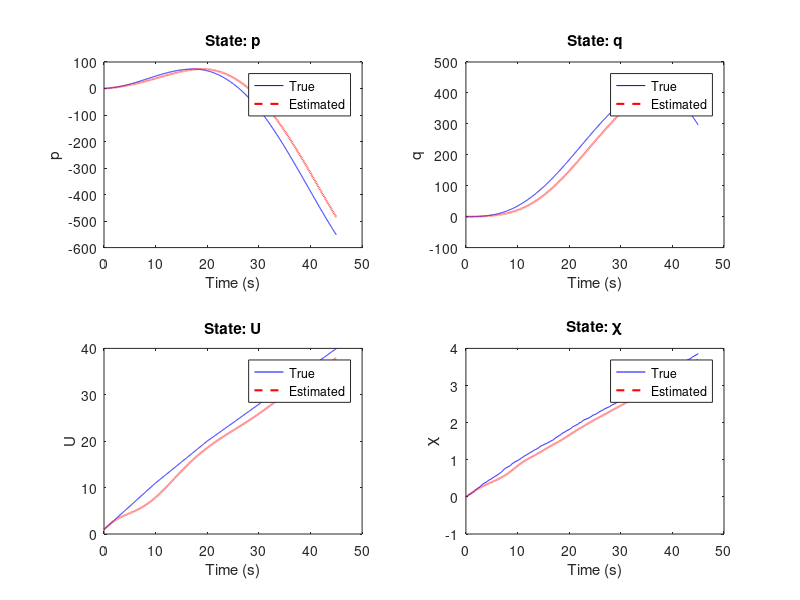
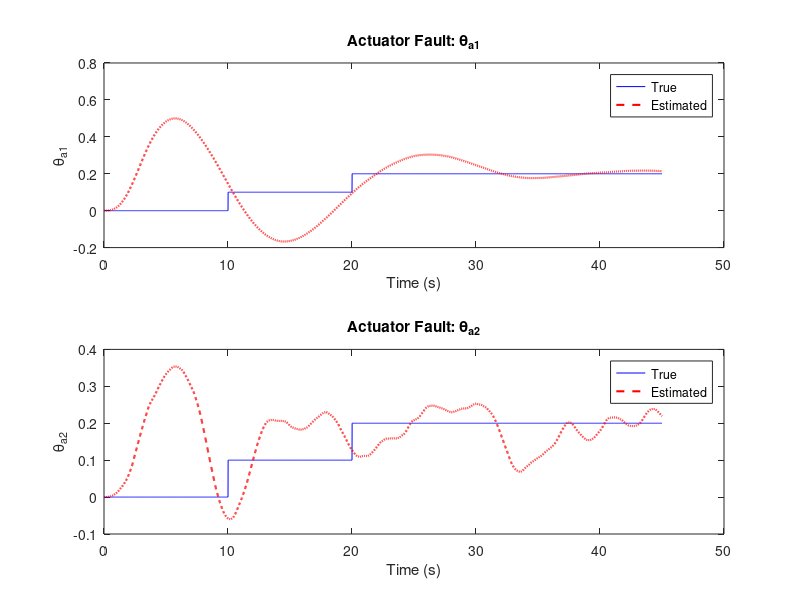
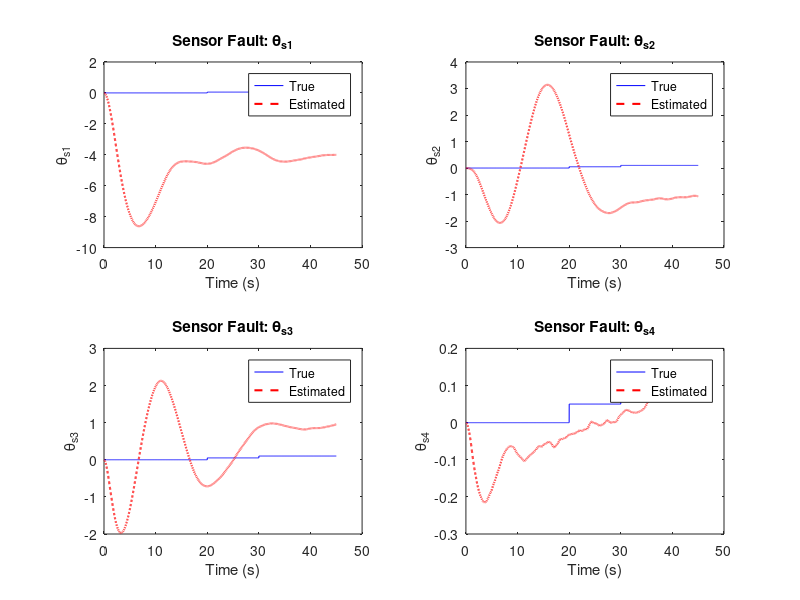

MATLAB code for these plots, in order:
%% Unified Hybrid Fault Diagnosis Simulation for an ASV
% This script simulates the dynamics of a small ASV (the Otter) under sensor and actuator faults.
% It implements a simplified adaptive extended Kalman filter (AEKF) for joint state and fault estimation.
% The simulation parameters, state equations, sensor filter equations, and fault injection times are chosen to
% mimic the example presented in the paper.
%
% References:
% A. Hasan and P.S. Rossi, "A unified sensor and actuator fault diagnosis in digital twins for remote operations,"
% Mechanical Systems and Signal Processing, vol. 222, 2025. :contentReference[oaicite:0]{index=0}

clear; clc; close all;

%% Simulation Parameters
T = 45;              % total simulation time in seconds
dt = 0.01;           % sampling time (s)
N = round(T/dt);     % number of simulation steps
time = (dt:dt:T)';    % time vector

% Filter tuning parameters (example values)
mu = 0.5;            % filtering matrix parameter for sensor filter
nu = 0.5;            % scaling parameter in sensor fault injection
lambda = 0.95;       % forgetting factor for fault adaptation
gamma = 0.01;        % learning rate for fault estimation update

%% True System and Fault Initialization
% True state: x = [p; q; U; chi]
x_true = [0; 0; 1; 0];  % initial state (p=0, q=0, U=1, chi=0)

% Preallocate arrays for storing histories
x_true_hist    = zeros(4, N);
x_est_hist     = zeros(4, N);
fault_est_hist = zeros(6, N);  % fault estimates: [theta_a1; theta_a2; theta_s1; theta_s2; theta_s3; theta_s4]
z_meas_hist    = zeros(4, N);
u_hist         = zeros(2, N);  % control inputs: [a; r]

% Initialize true fault signals (piecewise constant)
% Actuator faults: theta_a1 and theta_a2 (faults reduce effectiveness)
theta_a1_true = zeros(N,1);
theta_a2_true = zeros(N,1);
% Sensor faults: theta_s1, theta_s2, theta_s3, theta_s4 (bias faults)
theta_s1_true = zeros(N,1);
theta_s2_true = zeros(N,1);
theta_s3_true = zeros(N,1);
theta_s4_true = zeros(N,1);

for k = 1:N
    t = (k-1)*dt;
    % Actuator faults: at t >= 10 s, 10% reduction; at t >= 20 s, 20% reduction.
    if t >= 10 && t < 20
        theta_a1_true(k) = 0.1;
        theta_a2_true(k) = 0.1;
    elseif t >= 20
        theta_a1_true(k) = 0.2;
        theta_a2_true(k) = 0.2;
    end
    % Sensor faults: at t >= 20 s, introduce a bias of 0.05; at t >= 30 s, increase bias to 0.1.
    if t >= 20 && t < 30
        theta_s1_true(k) = 0.05;
        theta_s2_true(k) = 0.05;
        theta_s3_true(k) = 0.05;
        theta_s4_true(k) = 0.05;
    elseif t >= 30
        theta_s1_true(k) = 0.1;
        theta_s2_true(k) = 0.1;
        theta_s3_true(k) = 0.1;
        theta_s4_true(k) = 0.1;
    end
end

% Noise covariances
Q_proc = diag([0.01, 0.01, 0.01, 0.01]);  % process noise covariance (state)
R_meas = diag([0.05, 0.05, 0.05, 0.05]);  % measurement noise covariance (sensor)

%% Filter Initialization
% Initial state estimate (assume perfect knowledge initially)
x_est = x_true;
% Initial fault estimates (assume no fault initially)
theta_est = zeros(6,1);   % [theta_a1; theta_a2; theta_s1; theta_s2; theta_s3; theta_s4]
% Initial state covariance
P = eye(4)*0.1;
% Initialize sensor filter output (used to mimic sensor signal processing)
z_est = x_true;  % start with the true state as the initial sensor filter output

% Save initial histories
x_true_hist(:,1)    = x_true;
x_est_hist(:,1)     = x_est;
fault_est_hist(:,1) = theta_est;
z_meas_hist(:,1)    = z_est;

%% Main Simulation Loop
for k = 2:N
    t = (k-1)*dt;
    
    %% Control Inputs
    % For illustration, use constant control inputs:
    a = 1;      % acceleration (m/s^2)
    r = 0.1;    % turning rate (rad/s)
    u = [a; r];
    u_hist(:,k) = u;
    
    %% True System Dynamics
    % Retrieve current actuator fault values
    theta_a1 = theta_a1_true(k-1);
    theta_a2 = theta_a2_true(k-1);
    
    % Generate process noise (sampled from a Gaussian distribution)
    w = sqrt(diag(Q_proc)).*randn(4,1);
    
    % Update state using the nonlinear model:
    % p(k) = p(k-1) + dt * U*cos(chi)
    % q(k) = q(k-1) + dt * U*sin(chi)
    % U(k) = U(k-1) + dt*(1 - theta_a1)*a
    % chi(k) = chi(k-1) + dt*(1 - theta_a2)*r
    p   = x_true(1) + dt*x_true(3)*cos(x_true(4)) + dt*w(1);
    q   = x_true(2) + dt*x_true(3)*sin(x_true(4)) + dt*w(2);
    U_  = x_true(3) + dt*(1 - theta_a1)*a + dt*w(3);
    chi = x_true(4) + dt*(1 - theta_a2)*r + dt*w(4);
    x_true = [p; q; U_; chi];
    x_true_hist(:,k) = x_true;
    
    %% Sensor Measurements via a Filtering Process
    % Retrieve current sensor fault values
    theta_s1 = theta_s1_true(k-1);
    theta_s2 = theta_s2_true(k-1);
    theta_s3 = theta_s3_true(k-1);
    theta_s4 = theta_s4_true(k-1);
    
    % Generate measurement noise
    v = sqrt(diag(R_meas)).*randn(4,1);
    
    % The sensor filter (mimicking the paper’s approach):
    % z(k) = mu*dt*x_true(k-1) + (1 - mu*dt)*z(k-1) + mu*nu*dt*theta_s + mu*dt*v
    z = mu*dt*x_true_hist(1:4,k-1) + (1 - mu*dt)*z_est + mu*nu*dt*[theta_s1; theta_s2; theta_s3; theta_s4] + mu*dt*v;
    z_est = z;  % update sensor filter output
    z_meas_hist(:,k) = z;
    
    %% Adaptive Extended Kalman Filter (AEKF) for State Estimation
    % The state prediction uses the current fault estimates (for actuator faults)
    theta_a_est = theta_est(1:2);
    x_pred = zeros(4,1);
    x_pred(1) = x_est(1) + dt*x_est(3)*cos(x_est(4));
    x_pred(2) = x_est(2) + dt*x_est(3)*sin(x_est(4));
    x_pred(3) = x_est(3) + dt*(1 - theta_a_est(1))*a;
    x_pred(4) = x_est(4) + dt*(1 - theta_a_est(2))*r;
    
    % Compute the Jacobian F = df/dx evaluated at the current estimate
    F = eye(4);
    F(1,3) = dt*cos(x_est(4));
    F(1,4) = -dt*x_est(3)*sin(x_est(4));
    F(2,3) = dt*sin(x_est(4));
    F(2,4) = dt*x_est(3)*cos(x_est(4));
    % F(3,:) and F(4,:) remain as in the linearized update.
    
    % State covariance prediction
    P = F * P * F' + Q_proc;
    
    % Predicted measurement using the sensor filter model
    % h(x, theta_s) = mu*dt*x_pred + (1 - mu*dt)*z_est + mu*nu*dt*theta_s_est
    theta_s_est = theta_est(3:6);
    z_pred = mu*dt*x_pred + (1 - mu*dt)*z_est + mu*nu*dt*theta_s_est;
    
    % Measurement Jacobian (approximate as H = mu*dt*I)
    H = mu*dt*eye(4);
    
    % Innovation (measurement residual)
    y_tilde = z - z_pred;
    
    % Innovation covariance
    S_meas = H * P * H' + R_meas;
    
    % Kalman gain for state update
    K = P * H' / S_meas;
    
    % Update state estimate and covariance
    x_est = x_pred + K * y_tilde;
    P = (eye(4) - K * H) * P;
    
    %% Fault Estimation Update (Dual Estimation)
    % Here we use a simple gradient update for the fault estimates based on the observed residuals.
    % For actuator faults: use the error in the state prediction of U and chi.
    fault_error_a = [ (x_est(3) - x_pred(3)) / (-dt*a);
                      (x_est(4) - x_pred(4)) / (-dt*r) ];
    theta_a_est = theta_a_est + gamma * fault_error_a;
    
    % For sensor faults: update based on the measurement residual
    fault_error_s = y_tilde / (mu*nu*dt);
    theta_s_est = theta_s_est + gamma * fault_error_s;
    
    % Combine fault estimates
    theta_est = [theta_a_est; theta_s_est];
    fault_est_hist(:,k) = theta_est;
    
    % Save updated state estimate
    x_est_hist(:,k) = x_est;
end

%% Plot Results

% Plot true vs. estimated state variables
figure;
subplot(2,2,1);
plot(time, x_true_hist(1,:), 'b', time, x_est_hist(1,:), 'r--', 'LineWidth',1.5);
xlabel('Time (s)'); ylabel('p');
legend('True','Estimated'); title('State: p');

subplot(2,2,2);
plot(time, x_true_hist(2,:), 'b', time, x_est_hist(2,:), 'r--', 'LineWidth',1.5);
xlabel('Time (s)'); ylabel('q');
legend('True','Estimated'); title('State: q');

subplot(2,2,3);
plot(time, x_true_hist(3,:), 'b', time, x_est_hist(3,:), 'r--', 'LineWidth',1.5);
xlabel('Time (s)'); ylabel('U');
legend('True','Estimated'); title('State: U');

subplot(2,2,4);
plot(time, x_true_hist(4,:), 'b', time, x_est_hist(4,:), 'r--', 'LineWidth',1.5);
xlabel('Time (s)'); ylabel('\chi');
legend('True','Estimated'); title('State: \chi');

% Plot actuator fault estimates
figure;
subplot(2,1,1);
plot(time, theta_a1_true, 'b', time, fault_est_hist(1,:), 'r--', 'LineWidth',1.5);
xlabel('Time (s)'); ylabel('\theta_{a1}');
legend('True','Estimated'); title('Actuator Fault: \theta_{a1}');

subplot(2,1,2);
plot(time, theta_a2_true, 'b', time, fault_est_hist(2,:), 'r--', 'LineWidth',1.5);
xlabel('Time (s)'); ylabel('\theta_{a2}');
legend('True','Estimated'); title('Actuator Fault: \theta_{a2}');

% Plot sensor fault estimates
figure;
subplot(2,2,1);
plot(time, theta_s1_true, 'b', time, fault_est_hist(3,:), 'r--', 'LineWidth',1.5);
xlabel('Time (s)'); ylabel('\theta_{s1}');
legend('True','Estimated'); title('Sensor Fault: \theta_{s1}');

subplot(2,2,2);
plot(time, theta_s2_true, 'b', time, fault_est_hist(4,:), 'r--', 'LineWidth',1.5);
xlabel('Time (s)'); ylabel('\theta_{s2}');
legend('True','Estimated'); title('Sensor Fault: \theta_{s2}');

subplot(2,2,3);
plot(time, theta_s3_true, 'b', time, fault_est_hist(5,:), 'r--', 'LineWidth',1.5);
xlabel('Time (s)'); ylabel('\theta_{s3}');
legend('True','Estimated'); title('Sensor Fault: \theta_{s3}');

subplot(2,2,4);
plot(time, theta_s4_true, 'b', time, fault_est_hist(6,:), 'r--', 'LineWidth',1.5);
xlabel('Time (s)'); ylabel('\theta_{s4}');
legend('True','Estimated'); title('Sensor Fault: \theta_{s4}');
